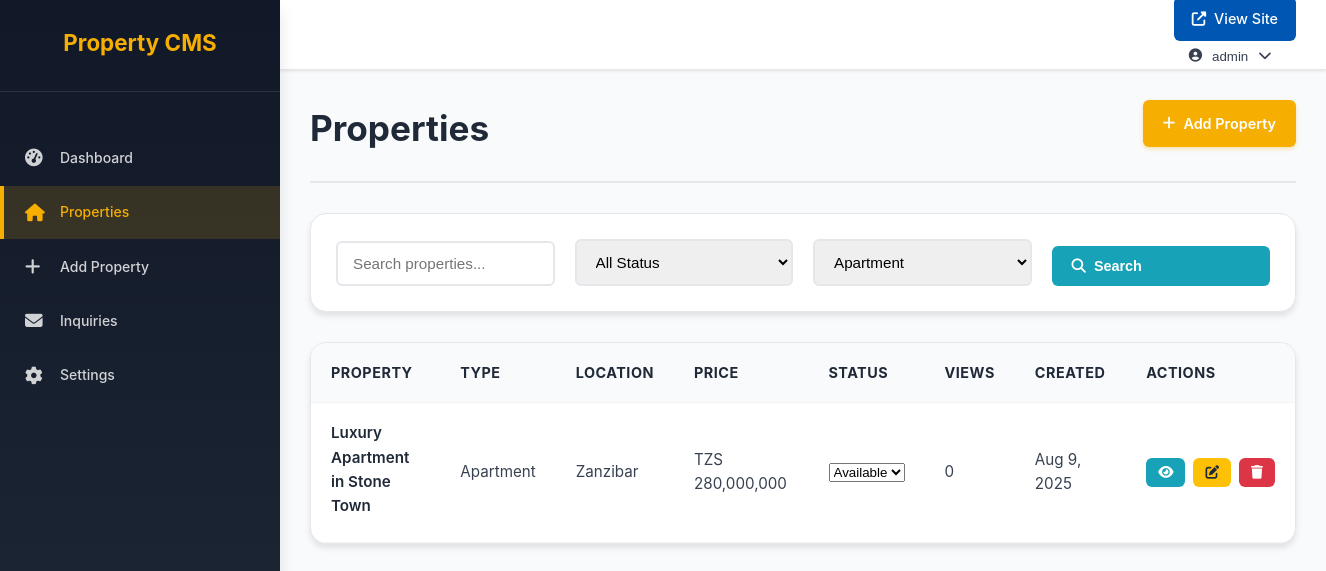
The app's page /admin/properties.php?type=apartment (signed in) with its own data.
### tables this page shows
CREATE TABLE IF NOT EXISTS properties (
    id INT AUTO_INCREMENT PRIMARY KEY,
    title VARCHAR(255) NOT NULL,
    description TEXT,
    property_type ENUM('house', 'apartment', 'land', 'commercial') NOT NULL,
    location VARCHAR(255) NOT NULL,
    price DECIMAL(15,2) NOT NULL,
    bedrooms INT DEFAULT 0,
    bathrooms INT DEFAULT 0,
    area DECIMAL(10,2) DEFAULT 0,
    images JSON,
    featured BOOLEAN DEFAULT FALSE,
    status ENUM('available', 'sold', 'pending') DEFAULT 'available',
    views INT DEFAULT 0,
    created_at TIMESTAMP DEFAULT CURRENT_TIMESTAMP,
    updated_at TIMESTAMP DEFAULT CURRENT_TIMESTAMP ON UPDATE CURRENT_TIMESTAMP
);

### admin/properties.php (the view, shortened to what this page needs)
<?php
$db = Database::getInstance()->getConnection();
$search = trim($_GET['search'] ?? '');
$type_filter = $_GET['type'] ?? '';
$page = max(1, intval($_GET['page'] ?? 1));
$per_page = 10;
$conditions = [];
$params = [];
if (!empty($type_filter)) {
    $conditions[] = "property_type = ?";
    $params[] = $type_filter;
}
$where_clause = !empty($conditions) ? 'WHERE ' . implode(' AND ', $conditions) : '';
try {
    $offset = ($page - 1) * $per_page;
    $sql = "SELECT * FROM properties $where_clause ORDER BY created_at DESC LIMIT $per_page OFFSET $offset";
    $stmt = $db->prepare($sql);
    $stmt->execute($params);
    $properties = $stmt->fetchAll();
} catch (PDOException $e) {
    $properties = [];
    $total_properties = 0;
    $total_pages = 0;
    $error = "Error fetching properties: " . $e->getMessage();
}
?>
<!DOCTYPE html>
<html lang="en">
<head>
    <link rel="stylesheet" href="admin-styles.css">
    <link rel="stylesheet" href="styles.css">
    <link rel="stylesheet" href="https://cdnjs.cloudflare.com/ajax/libs/font-awesome/6.4.0/css/all.min.css">
</head>
<body>
    <div class="admin-layout">
        <?php include 'includes/sidebar.php'; ?>
        <div class="main-content">
            <?php include 'includes/header.php'; ?>
            <div class="content-area">
                <div class="page-header">
                    <h1>Properties</h1>
                    <div class="page-actions">
                        <a href="add-property.php" class="btn-primary">
                            <i class="fas fa-plus"></i>
                            Add Property
                        </a>
                    </div>
                </div>
                <div class="filters-section">
                    <form method="GET" class="filters-form">
                        <div class="filter-row">
                            <div class="filter-group">
                                <input type="text" name="search" placeholder="Search properties..."
                                       value="<?php echo htmlspecialchars($search); ?>">
                            </div>
                            <div class="filter-group">
                                <select name="status">
                                    <option value="">All Status</option>
                                </select>
                            </div>
                            <div class="filter-group">
                                <select name="type">
                                    <option value="apartment" <?php echo $type_filter === 'apartment' ? 'selected' : ''; ?>>Apartment</option>
                                </select>
                            </div>
                            <button type="submit" class="btn-search">
                                <i class="fas fa-search"></i>
                                Search
                            </button>
                        </div>
                    </form>
                </div>
                <div class="table-container">
                    <table class="data-table">
                        <thead>
                            <tr>
                                <th>Property</th>
                                <th>Type</th>
                                <th>Location</th>
                                <th>Price</th>
                                <th>Status</th>
                                <th>Views</th>
                                <th>Created</th>
                                <th>Actions</th>
                            </tr>
                        </thead>
                        <tbody>
                            <?php if (empty($properties)): ?>
                                <tr>
                                    <td colspan="8" class="no-data">No properties found.</td>
                                </tr>
                            <?php else: ?>
                                <?php foreach ($properties as $property): ?>
                                    <tr>
                                        <td>
                                            <div class="property-info">
                                                <h4><?php echo htmlspecialchars($property['title']); ?></h4>
                                            </div>
                                        </td>
                                        <td><?php echo ucfirst(htmlspecialchars($property['property_type'])); ?></td>
                                        <td><?php echo htmlspecialchars($property['location']); ?></td>
                                        <td>TZS <?php echo number_format($property['price']); ?></td>
                                        <td>
                                            <form method="POST" class="inline-form">
                                                <select name="status" onchange="this.form.submit()">
                                                    <option value="available" <?php echo $property['status'] === 'available' ? 'selected' : ''; ?>>Available</option>
                                                </select>
                                            </form>
                                        </td>
                                        <td><?php echo number_format($property['views']); ?></td>
                                        <td><?php echo date('M j, Y', strtotime($property['created_at'])); ?></td>
                                        <td>
                                            <div class="action-buttons">
                                                <a href="../sales.php?view=<?php echo $property['id']; ?>" target="_blank"
                                                   class="btn-action btn-view" title="View">
                                                    <i class="fas fa-eye"></i>
                                                </a>
                                                <a href="edit-property.php?id=<?php echo $property['id']; ?>"
                                                   class="btn-action btn-edit" title="Edit">
                                                    <i class="fas fa-edit"></i>
                                                </a>
                                                <a href="?delete=<?php echo $property['id']; ?>"
                                                   class="btn-action btn-delete" title="Delete"
                                                   onclick="return confirm('Are you sure you want to delete this property?')">
                                                    <i class="fas fa-trash"></i>
                                                </a>
                                            </div>
                                        </td>
                                    </tr>
                                <?php endforeach; ?>
                            <?php endif; ?>
                        </tbody>
                    </table>
                </div>
            </div>
        </div>
    </div>
</body>
</html>

### admin/admin-styles.css (style rules this page uses)
:root { --primary-color: #f6ae01; --primary-hover: #e29f01; --secondary-color: #0056b3; --success-color: #28a745; --danger-color: #dc3545; --warning-color: #ffc107; --info-color: #17a2b8; --dark-color: #343a40; --light-color: #f8f9fa; --white: #ffffff; --gray-100: #f8f9fa; --gray-200: #e9ecef; --gray-300: #dee2e6; --gray-400: #ced4da; --gray-500: #adb5bd; --gray-600: #6c757d; --gray-700: #495057; --gray-800: #343a40; --gray-900: #212529; --sidebar-width: 250px; --header-height: 60px; --border-radius: 6px; --box-shadow: 0 2px 4px rgba(0, 0, 0, 0.1); --transition: all 0.3s ease; }
* { margin: 0; padding: 0; box-sizing: border-box; }
body { font-family: -apple-system, BlinkMacSystemFont, "Segoe UI", Roboto, "Helvetica Neue", Arial, sans-serif; line-height: 1.6; color: var(--gray-800); background-color: var(--gray-100); }
.admin-layout { display: flex; min-height: 100vh; }
.main-content { flex: 1; margin-left: var(--sidebar-width); display: flex; flex-direction: column; }
.content-area { flex: 1; padding: 30px; }
.page-header { display: flex; justify-content: space-between; align-items: center; margin-bottom: 30px; }
.page-header h1 { font-size: 2rem; color: var(--gray-800); }
.page-actions { display: flex; gap: 10px; }
.btn-primary, .btn-secondary, .btn-success, .btn-danger, .btn-warning, .btn-info { display: inline-flex; align-items: center; gap: 8px; padding: 10px 20px; border: none; border-radius: var(--border-radius); font-size: 0.9rem; font-weight: 500; text-decoration: none; cursor: pointer; transition: var(--transition); }
.btn-primary { background: var(--primary-color); color: var(--white); }

### records on screen
properties: title "Luxury Apartment in Stone Town", property_type "Apartment", location "Zanzibar", price "280,000,000", status "Available", views "0", created_at "Aug 9, 2025"

### other values on screen
$user['username'] "admin"
